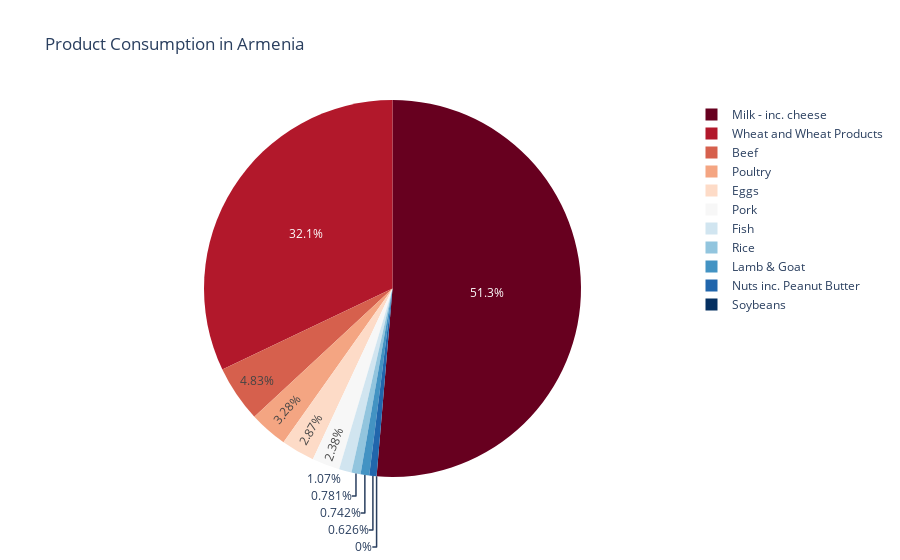
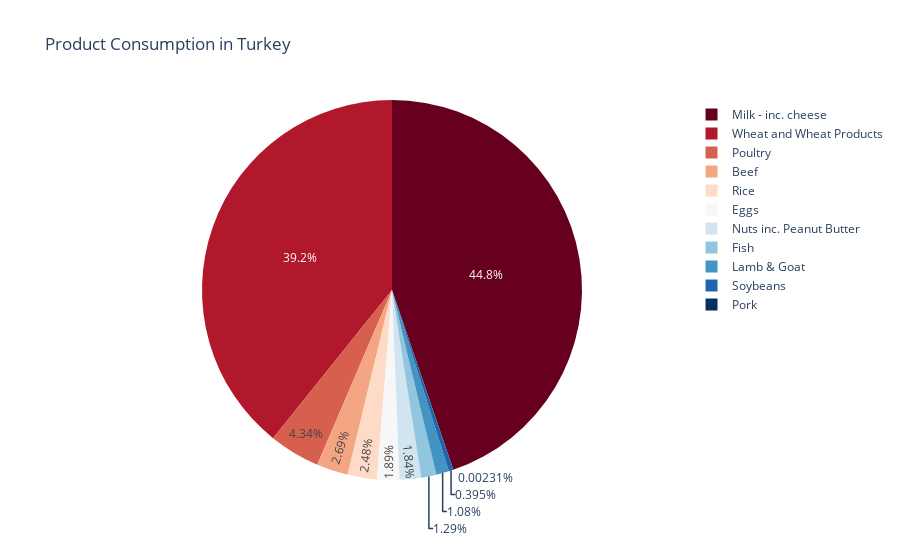
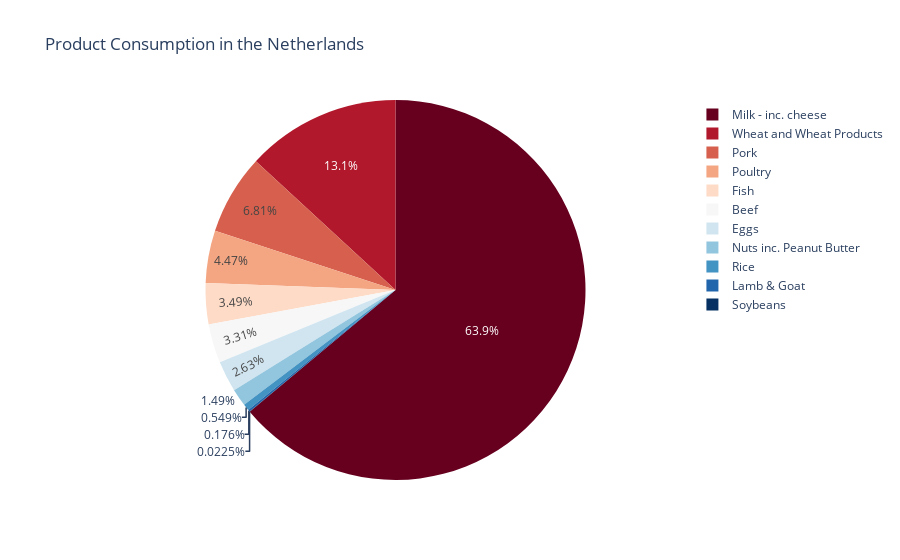

The notebook cell these images were saved under, in order:
### Code cell
a= data[data['country']=='Armenia']
b= data[data['country']=='Turkey']
c= data[data['country']=='Netherlands']
fig = px.pie(a, values='consumption', names='food_category', title='Product Consumption in Armenia', color_discrete_sequence=px.colors.sequential.RdBu)
fig.show()
fig = px.pie(b, values='consumption', names='food_category', title='Product Consumption in Turkey', color_discrete_sequence=px.colors.sequential.RdBu)
fig.show()
fig = px.pie(c, values='consumption', names='food_category', title='Product Consumption in the Netherlands', color_discrete_sequence=px.colors.sequential.RdBu)
fig.show()

### Figure 1 — Plotly figure (JSON) as saved in the notebook; plotly's stock layout.template omitted (floating-point values rounded to 4 significant figures)
{"data": [{"domain": {"x": [0, 1], "y": [0, 1]}, "hovertemplate": "food_category=%{label}<br>consumption=%{value}<extra></extra>", "labels": ["Pork", "Poultry", "Beef", "Lamb & Goat", "Fish", "Eggs", "Milk - inc. cheese", "Wheat and Wheat Products", "Rice", "Soybeans", "Nuts inc. Peanut Butter"], "legendgroup": "", "name": "", "showlegend": true, "type": "pie", "values": [9.67, 13.35, 19.66, 3.02, 4.36, 11.69, 209.0, 130.6, 3.18, 0, 2.55]}], "layout": {"legend": {"tracegroupgap": 0}, "piecolorway": ["rgb(103,0,31)", "rgb(178,24,43)", "rgb(214,96,77)", "rgb(244,165,130)", "rgb(253,219,199)", "rgb(247,247,247)", "rgb(209,229,240)", "rgb(146,197,222)", "rgb(67,147,195)", "rgb(33,102,172)", "rgb(5,48,97)"], "title": {"text": "Product Consumption in Armenia"}}}

### Figure 2 — Plotly figure (JSON) as saved in the notebook; plotly's stock layout.template omitted (floating-point values rounded to 4 significant figures)
{"data": [{"domain": {"x": [0, 1], "y": [0, 1]}, "hovertemplate": "food_category=%{label}<br>consumption=%{value}<extra></extra>", "labels": ["Pork", "Poultry", "Beef", "Lamb & Goat", "Fish", "Eggs", "Milk - inc. cheese", "Wheat and Wheat Products", "Rice", "Soybeans", "Nuts inc. Peanut Butter"], "legendgroup": "", "name": "", "showlegend": true, "type": "pie", "values": [0.01, 18.78, 11.64, 4.68, 5.58, 8.2, 193.9, 170.0, 10.74, 1.71, 7.97]}], "layout": {"legend": {"tracegroupgap": 0}, "piecolorway": ["rgb(103,0,31)", "rgb(178,24,43)", "rgb(214,96,77)", "rgb(244,165,130)", "rgb(253,219,199)", "rgb(247,247,247)", "rgb(209,229,240)", "rgb(146,197,222)", "rgb(67,147,195)", "rgb(33,102,172)", "rgb(5,48,97)"], "title": {"text": "Product Consumption in Turkey"}}}

### Figure 3 — Plotly figure (JSON) as saved in the notebook; plotly's stock layout.template omitted (floating-point values rounded to 4 significant figures)
{"data": [{"domain": {"x": [0, 1], "y": [0, 1]}, "hovertemplate": "food_category=%{label}<br>consumption=%{value}<extra></extra>", "labels": ["Pork", "Poultry", "Beef", "Lamb & Goat", "Fish", "Eggs", "Milk - inc. cheese", "Wheat and Wheat Products", "Rice", "Soybeans", "Nuts inc. Peanut Butter"], "legendgroup": "", "name": "", "showlegend": true, "type": "pie", "values": [36.36, 23.9, 17.67, 0.94, 18.64, 14.03, 341.5, 70.17, 2.93, 0.12, 7.94]}], "layout": {"legend": {"tracegroupgap": 0}, "piecolorway": ["rgb(103,0,31)", "rgb(178,24,43)", "rgb(214,96,77)", "rgb(244,165,130)", "rgb(253,219,199)", "rgb(247,247,247)", "rgb(209,229,240)", "rgb(146,197,222)", "rgb(67,147,195)", "rgb(33,102,172)", "rgb(5,48,97)"], "title": {"text": "Product Consumption in the Netherlands"}}}
